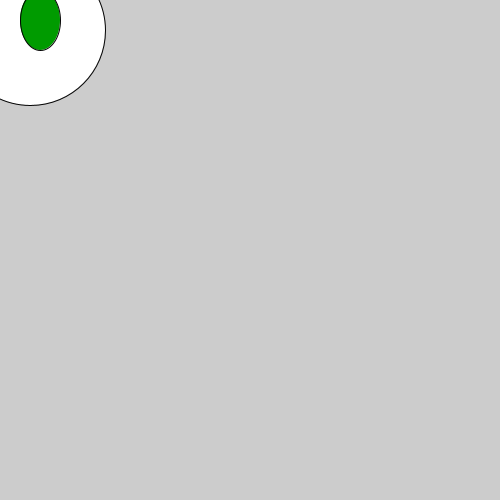
Frame 1 (no input)
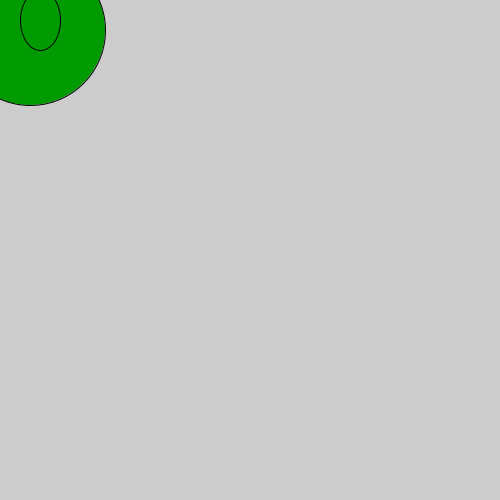
Frame 60 (the mouse pressed at the canvas centre just before this capture)
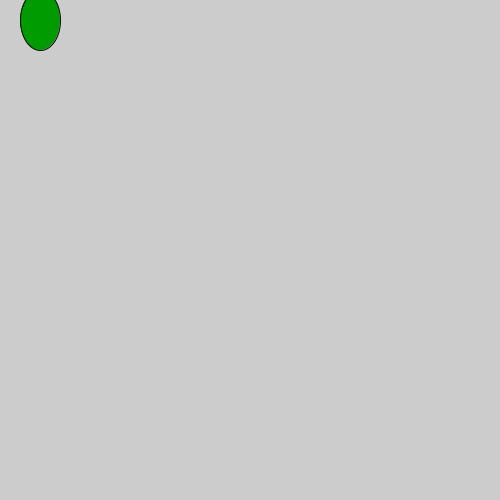
Frame 120 (the mouse held since frame 60 and released just before this capture)

The Processing sketch that drew these frames (run headless with seeded random() and noise(); from frame 60 on, the mouse is pressed at the canvas centre):

// Processing sketch: sketch_23_2
// ── sketch_23_2.pde
void setup() { 
  size(500, 500);
  stroke(3);
}
void draw() {
  background(204);
  if ((mouseX <= 50) && (mouseY <= 50)) {
    ellipse(30, 30, 150, 150); 
  } 
  else if ((mouseX <= 50) && (mouseY > 50)) {
    ellipse(0, 150, 200, 200);
  } 
  else if ((mouseX > 50) && (mouseY < 50)) {
    rect(80, 0, 100, 100); 
    rect(80, 700, 130, 120); 
  }
  if ((mouseX > 40) && (mouseX < 80) &&
    (mouseY > 20) && (mouseY < 80)) {
    fill(155,200,10);
  } 
  else {
    fill(0, 155, 0);
  }
  ellipse(40, 20, 40, 60);
}
